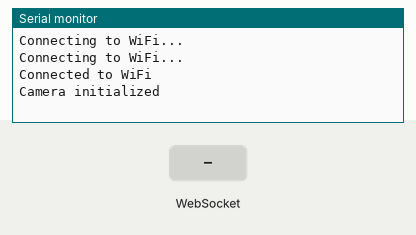
Simulated run of this sketch. Board: ESP32. Shown: the last lines printed to the serial monitor. The test bench sets the inputs (shaded band). WiFi joins after 1.5 s; servers stay silent unless stated; the camera gives no picture.

Above: at 3.5 s.
3.6 s: WebSocket text "1" received
At 4.8 s:
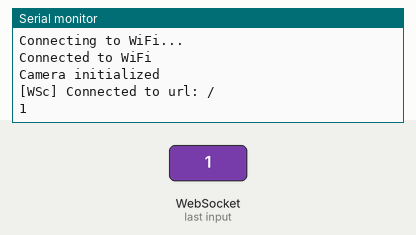
5.1 s: WebSocket text "0" received
At 6.1 s:
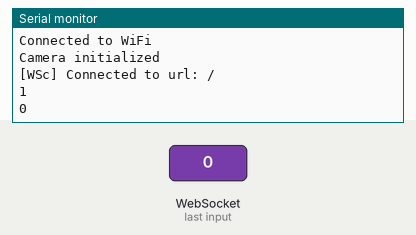
6.6 s: WebSocket text "2" received
At 7.3 s:
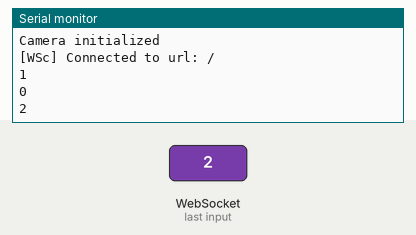

The sketch:

CameraWebServer.ino
```cpp
#include <WiFi.h>
#include <WebSocketsClient.h>
#include "esp_camera.h"
#include "img_converters.h"

const char* ssid = "...";
const char* password = "thanhlich1234";
const char* host = " 192.168.67.43";
int port = 8080;
WebSocketsClient webSocket;
unsigned long previousMillis = 0;
const unsigned long interval = 10000;
  void webSocketEvent(WStype_t type, uint8_t * payload, size_t length) {
    switch (type) {
      case WStype_DISCONNECTED:
        Serial.printf("[WSc] Disconnected!\n");
        break;
      case WStype_CONNECTED: {
        Serial.printf("[WSc] Connected to url: %s\n", payload);
        break;
      }
      case WStype_BIN:
        Serial.printf("[WSc] get binary length: %u\n", length);
        break;
      case WStype_TEXT:
        Serial.println((char *)payload);
        break;
      default:
        break;
    }
  }

void setup() {
  Serial.begin(115200);
  WiFi.begin(ssid, password);
  while (WiFi.status() != WL_CONNECTED) {
    delay(1000);
    Serial.println("Connecting to WiFi...");
  }
  Serial.println("Connected to WiFi");

  camera_config_t config;
  config.ledc_channel = LEDC_CHANNEL_0;
  config.ledc_timer = LEDC_TIMER_0;
  config.pin_d0 = 5;
  config.pin_d1 = 18;
  config.pin_d2 = 19;
  config.pin_d3 = 21;
  config.pin_d4 = 36;
  config.pin_d5 = 39;
  config.pin_d6 = 34;
  config.pin_d7 = 35;
  config.pin_xclk = 0;
  config.pin_pclk = 22;
  config.pin_vsync = 25;
  config.pin_href = 23;
  config.pin_sscb_sda = 26;
  config.pin_sscb_scl = 27;
  config.pin_pwdn = 32;
  config.pin_reset = -1;
  config.xclk_freq_hz = 20000000;
  config.pixel_format = PIXFORMAT_JPEG;
  if (psramFound()) {
    config.frame_size = FRAMESIZE_UXGA;
    config.jpeg_quality = 10;
    config.fb_count = 2;
  } else {
    config.frame_size = FRAMESIZE_SVGA;
    config.jpeg_quality = 12;
    config.fb_count = 1;
  }
  esp_err_t err = esp_camera_init(&config);
  if (err != ESP_OK) {
    Serial.printf("Camera init failed with error 0x%x", err);
    return;
  }
  Serial.println("Camera initialized");

  webSocket.begin(host, 8080, "/", "camesp32");
  webSocket.onEvent(webSocketEvent);
}

void loop() {
  webSocket.loop();
  unsigned long currentMillis = millis();
  if (currentMillis - previousMillis >= interval) {
    camera_fb_t * fb = esp_camera_fb_get();
    if (fb) {
      size_t fb_len = fb->len;
      uint8_t * fb_buf = fb->buf;
      webSocket.sendBIN(fb_buf, fb_len);

      esp_camera_fb_return(fb);
      previousMillis = currentMillis;
    }
  }
}
```

Measured:
- after the input at 3.6 s, the serial monitor: prints a new line at once (image 1)
- after the input at 5.1 s, the serial monitor: prints a new line at once (image 2)
- after the input at 6.6 s, the serial monitor: prints a new line at once (image 3)
